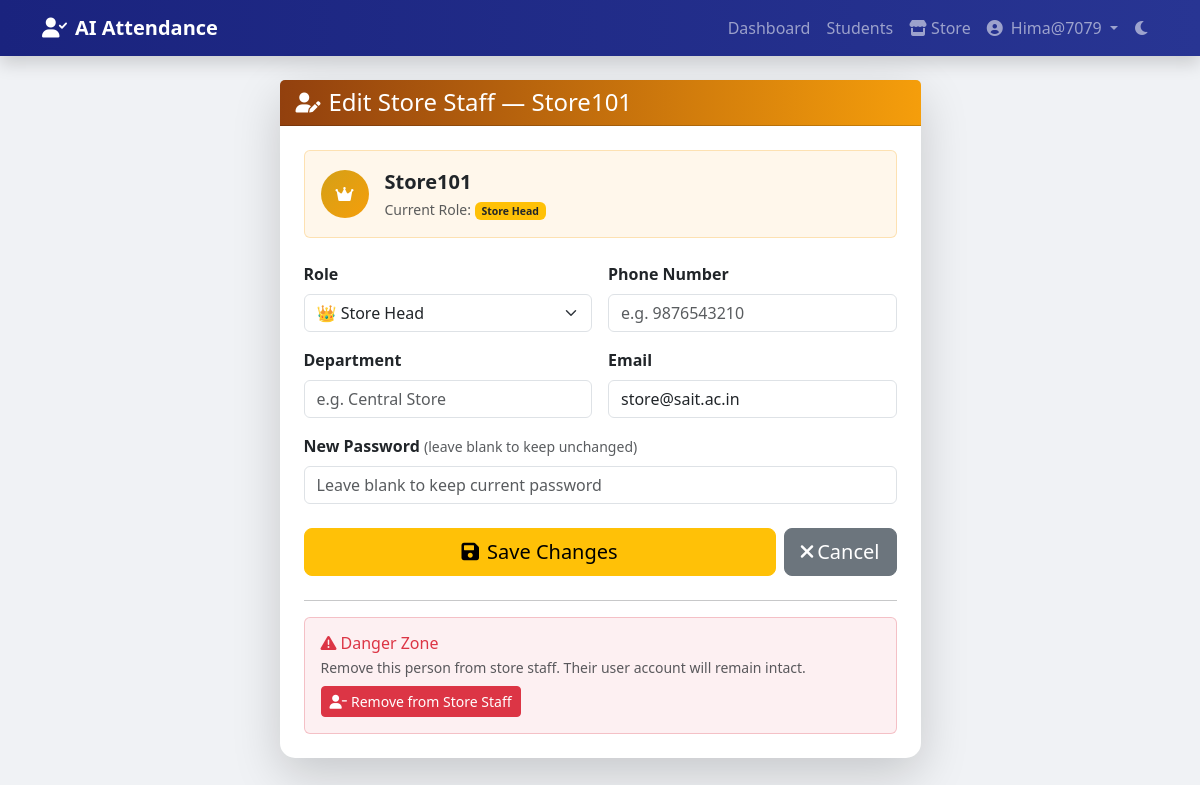
Screenshot of /core/store_staff/edit/1/ (signed in) with the database file from the repository.
### core/models.py (models this page shows, shortened)
class StoreStaff(models.Model):
    ROLE_CHOICES = [
        ('head',  'Store Head'),
        ('staff', 'Store Staff'),
    ]
    user       = models.OneToOneField(User, on_delete=models.CASCADE, related_name='store_profile')
    role       = models.CharField(max_length=10, choices=ROLE_CHOICES, default='staff')
    department = models.CharField(max_length=100, blank=True)
    phone      = models.CharField(max_length=15, blank=True)
    class Meta:
        verbose_name        = 'Store Staff'
        verbose_name_plural = 'Store Staff'

### core/views.py (the view, shortened to what this page needs)
# urls.py: path('store_staff/edit/<int:staff_id>/', views.edit_store_staff, name='edit_store_staff'),
@user_passes_test(lambda u: u.is_superuser)
def edit_store_staff(request, staff_id):
    staff = get_object_or_404(StoreStaff, id=staff_id)
    return render(request, 'edit_store_staff.html', {'staff': staff})

### templates/edit_store_staff.html (shortened to what this page needs)
{% extends 'base.html' %}
{% block content %}
<div class="row justify-content-center">
    <div class="col-md-7">
        <div class="card shadow-lg">
            <div class="card-header d-flex align-items-center gap-2"
                 style="background:linear-gradient(90deg,#92400e,#f59e0b); color:#fff;">
                <i class="fas fa-user-edit fa-lg"></i>
                <h4 class="mb-0">Edit Store Staff — {{ staff.user.username }}</h4>
            </div>
            <div class="card-body p-4">
                <div class="d-flex align-items-center gap-3 mb-4 p-3 rounded"
                     style="background:rgba(245,158,11,0.08); border:1px solid rgba(245,158,11,0.25);">
                    <div class="rounded-circle d-flex align-items-center justify-content-center"
                         style="width:48px;height:48px;
                                background:{% if staff.role == 'head' %}linear-gradient(135deg,#d4a017,#f59e0b){% else %}linear-gradient(135deg,#1d4ed8,#3b82f6){% endif %};">
                        <i class="fas {% if staff.role == 'head' %}fa-crown{% else %}fa-user{% endif %} text-white"></i>
                    </div>
                    <div>
                        <div class="fw-bold fs-5">{{ staff.user.username }}</div>
                        <small class="text-muted">
                            Current Role:
                            <span class="badge {% if staff.role == 'head' %}bg-warning text-dark{% else %}bg-primary{% endif %}">
                                {{ staff.get_role_display }}
                            </span>
                        </small>
                    </div>
                </div>
                <form method="post">
                    <div class="row g-3">
                        <div class="col-md-6">
                            <label for="role" class="form-label fw-semibold">Role</label>
                            <select class="form-select" id="role" name="role" required>
                                <option value="head" {% if staff.role == 'head' %}selected{% endif %}>
                                    👑 Store Head
                                </option>
                            </select>
                        </div>
                        <div class="col-md-6">
                            <label for="phone" class="form-label fw-semibold">Phone Number</label>
                            <input type="text" class="form-control" id="phone" name="phone"
                                   value="{{ staff.phone }}" placeholder="e.g. 9876543210">
                        </div>
                        <div class="col-md-6">
                            <label for="department" class="form-label fw-semibold">Department</label>
                            <input type="text" class="form-control" id="department" name="department"
                                   value="{{ staff.department }}" placeholder="e.g. Central Store">
                        </div>
                        <div class="col-md-6">
                            <label for="email" class="form-label fw-semibold">Email</label>
                            <input type="email" class="form-control" id="email" name="email"
                                   value="{{ staff.user.email }}" placeholder="store@college.ac.in">
                        </div>
                        <div class="col-12">
                            <label for="password" class="form-label fw-semibold">
                                New Password
                                <small class="text-muted fw-normal">(leave blank to keep unchanged)</small>
                            </label>
                            <input type="password" class="form-control" id="password" name="password"
                                   placeholder="Leave blank to keep current password">
                        </div>
                    </div>
                    <div class="d-flex gap-2 mt-4">
                        <button type="submit" class="btn btn-warning btn-lg flex-grow-1">
                            <i class="fas fa-save me-2"></i>Save Changes
                        </button>
                        <a href="{% url 'admin_store_dashboard' %}" class="btn btn-secondary btn-lg">
                            <i class="fas fa-times me-1"></i>Cancel
                        </a>
                    </div>
                </form>
                <hr class="mt-4">
                <div class="p-3 rounded" style="background:rgba(220,53,69,0.07); border:1px solid rgba(220,53,69,0.25);">
                    <h6 class="text-danger mb-1">
                        <i class="fas fa-exclamation-triangle me-1"></i>Danger Zone
                    </h6>
                    <p class="text-muted small mb-2">
                        Remove this person from store staff. Their user account will remain intact.
                    </p>
                    <form method="post" action="{% url 'delete_store_staff' staff.id %}"
                          onsubmit="return confirm('Remove {{ staff.user.username }} from store staff? This cannot be undone.');">
                        <button type="submit" class="btn btn-danger btn-sm">
                            <i class="fas fa-user-minus me-1"></i>Remove from Store Staff
                        </button>
                    </form>
                </div>
            </div>
        </div>
    </div>
</div>
{% endblock %}

### templates/base.html (shortened to what this page needs)
<!DOCTYPE html>
<html lang="en">
<head>
    <link href="https://cdn.jsdelivr.net/npm/bootstrap@5.3.0/dist/css/bootstrap.min.css" rel="stylesheet">
    <link rel="stylesheet" href="https://cdnjs.cloudflare.com/ajax/libs/font-awesome/6.0.0/css/all.min.css">
</head>
<body>
    <nav class="navbar navbar-expand-lg navbar-dark mb-4 shadow">
        <div class="container">
            <a class="navbar-brand fw-bold" href="{% url 'index' %}"><i class="fas fa-user-check me-2"></i>AI
                Attendance</a>
            <div class="collapse navbar-collapse" id="navbarNav">
                <ul class="navbar-nav ms-auto">
                    {% if user.is_authenticated %}
                    {% if user.is_superuser %}
                    <li class="nav-item"><a class="nav-link" href="{% url 'admin_dashboard' %}">Dashboard</a></li>
                    <li class="nav-item"><a class="nav-link" href="{% url 'manage_students' %}">Students</a></li>
                    <li class="nav-item"><a class="nav-link" href="{% url 'admin_store_dashboard' %}"><i class="fas fa-store me-1"></i>Store</a></li>
                    {% endif %}
                    <li class="nav-item dropdown">
                        <a class="nav-link dropdown-toggle" href="#" id="navbarDropdown" role="button"
                            data-bs-toggle="dropdown" aria-expanded="false">
                            <i class="fas fa-user-circle me-1"></i> {{ user.username }}
                        </a>
                    </li>
                    {% else %}
                    <li class="nav-item"><a class="nav-link" href="{% url 'login' %}"><i
                                class="fas fa-sign-in-alt me-1"></i> Login</a></li>
                    {% endif %}
                    <li class="nav-item">
                        <button class="btn nav-link" id="darkModeToggle" title="Toggle Dark Mode">
                            <i class="fas fa-moon"></i>
                        </button>
                    </li>
                </ul>
            </div>
        </div>
    </nav>
    <div class="container">
        {% block content %}{% endblock %}
    </div>
</body>
</html>

### templates/base.html (style rules this page uses)
body { background-color: #f0f2f5; font-family: 'Segoe UI', Tahoma, Geneva, Verdana, sans-serif; }
.navbar { background: linear-gradient(90deg, #1a237e, #283593); }
.card { border-radius: 15px; border: none; transition: transform 0.3s; }

### rows the page displays
StoreStaff: user.username "Store101", role "Store Head", role "👑 Store Head", email "store@sait.ac.in"

### other values shown
{{ user.username }} "Hima@7079"
